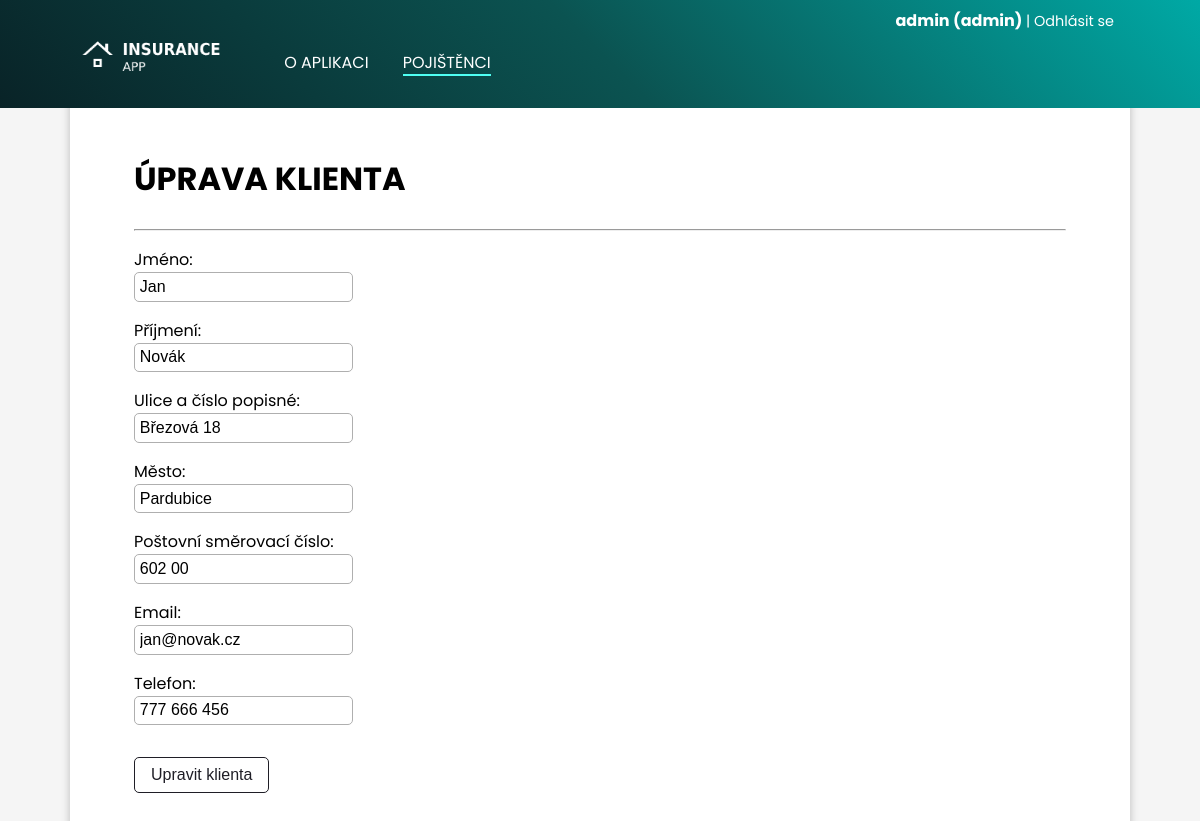
/pojistenci/1/upravit/ (signed in), run on the app's committed database.
### clients/models.py (models this page shows, shortened)
class Client(models.Model):
    name = models.CharField(max_length=200, verbose_name="Jméno")
    surname = models.CharField(max_length=200, verbose_name="Příjmení")
    street_address = models.CharField(max_length=200, verbose_name="Ulice a číslo popisné")
    city = models.CharField(max_length=100, verbose_name="Město")
    postal_code = models.CharField(max_length=6, verbose_name="Poštovní směrovací číslo")
    email = models.EmailField(max_length=200, verbose_name="Email")
    phone_number = models.CharField(max_length=16, verbose_name="Telefon")

### clients/views.py (the view)
# urls.py: path("pojistenci/<int:pk>/upravit/", views.edit_client, name="edit-client"),
@staff_member_required(login_url="/login/")
def edit_client(request, pk):
    client = Client.objects.get(id=pk)
    form = CreateClientForm(instance=client)
    if request.method == "POST":
        form = CreateClientForm(request.POST, instance=client)
        if form.is_valid:
            form.save()
            return redirect(f"/pojistenci/{client.id}/")
    return render(request, "clients/client_edit.html", {
        "client": client,
        "form": form
    })

### clients/forms.py
class CreateClientForm(forms.ModelForm):
    class Meta:
        model = Client
        fields = ["name", "surname", "street_address", "city", "postal_code", "email", "phone_number"]

### clients/templates/clients/client_edit.html (shortened to what this page needs)
{% extends 'clients/layout.html' %}
{% block navigation %}
<li><a  href="{% url 'clients:index' %}">O&nbsp;aplikaci</a></li>
<li><a class="active" href="{% url 'clients:list-all-clients' %}">Pojištěnci</a></li>
{% endblock navigation %}
{% block section %}
<h1>Úprava klienta</h1><hr>
    <form action="" method="post">
        {{ form.as_p }}
        <input class="custom-btn" type="submit" value="Upravit klienta">
    </form>
{% endblock section %}

### clients/templates/clients/layout.html (shortened to what this page needs)
{% load static %}
<!DOCTYPE html>
<html lang="cs-cz">
<head>
    <link rel="stylesheet" href="{% static 'clients/styles.css' %}">
</head>
<body>
    <header>
        <div id="login-logout-bar" class="container">
            {% if user.is_authenticated %}
                <p id="username">{{ request.user.username }} {% if user.is_staff %} (admin) {% endif %}</p><a href="{% url 'logout' %}" class="login-logout">| Odhlásit se</a>
            {% else %}
                <a href="{% url 'login' %}" class="login-logout">Přihlásit se </a><a href="{% url 'register' %}" id="register-btn">Registrovat se</a>
            {% endif %}
        </div>
        <div id="header-content" class="container">
            <a href="{% url 'clients:index' %}"><img src="{% static 'clients/app_logo.png' %}" height="50px" alt=""></a>
            <nav>
                <ul>
                    {% block navigation %}{% endblock navigation %}
                </ul>
            </nav>
        </div>
    </header>
    <section class="container">
        {% block section %}
        {% endblock section %}
    </section>
</body>
</html>

### clients/static/clients/styles.css (style rules this page uses)
:root { --main: linear-gradient(45deg, #092327 0%, #0B5351 50%, #00A9A5 100%); --box: linear-gradient(45deg, #092327 0%, #0B5351 100%); }
body { padding: 0; margin: 0; box-sizing: border-box; font-family: Poppins, sans-serif; background: rgb(245, 245, 245); min-height: 100vh; }
h1 { font-size: 2em; }
h1, h2, h3 { text-transform: uppercase; }
a { text-decoration: none; color:black; }
header { min-height: 6em; width: 100vw; background: var(--main); color: white; position: fixed; z-index:1; }
#login-logout-bar { text-align: right; padding: 0.5em 2em 0 0; }
#username { display: inline; font-weight: bold; }
.login-logout { display: inline; text-decoration: none; color: white; font-size: 0.9em; transition: all 0.2s ease; }
#header-content { display: flex; padding: 0 0 0 1em; margin-top: 0; }
#header-content ul, #header-content h1 { padding-top: 0; margin-top: 0; }
nav ul { display: flex; flex-direction: row; }
nav ul li { padding: 1px; margin: 1em; list-style-type: none; text-transform: uppercase; }
nav ul li a { text-decoration: none; color: white; border-bottom: 2px solid transparent; transition: all 0.2s ease; }
.active { border-bottom: 2px solid #4FFFF3; }
section { box-sizing: border-box; background: white; min-height: 90vh; padding: 4em; padding-top: 8em; border-top: 0; border-radius: 0 0 10px 10px; box-shadow: rgba(0, 0, 0, 0.24) 0px 3px 8px; }
.container { max-width: 1060px; margin: 0 auto; }
.custom-btn { font-size: 1em; text-decoration: none; cursor: pointer; color: #1F1E26; background: transparent; border: 1px solid #1F1E26; border-radius: 5px; padding: 0.5em 1em; margin: 1em 0; transition: all 0.2s ease; }
label { display: block; }
input, #id_insurance_type { border: 1px solid rgb(175, 175, 175); border-radius: 5px; font-size: 1em; padding: 0.3em; background: transparent; }

### data on the page
Client: name "Jan", surname "Novák", street_address "Březová 18", city "Pardubice", postal_code "602 00", email "jan@novak.cz", phone_number "777 666 456"

### other printed values
{{ request.user.username }} "admin"
